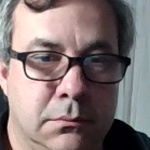
#> input picture data/SergioD/rostro_1.jpg, 150 x 150 px; its folder holds only this picture in this run
$ python entrenandoRF.py
#> lines starting #> are read from the running program, lines starting #| are printed output that depends on the picture
import cv2
from cv2 import eigen
import os
import numpy as np
dataPath='data'
peopleList=os.listdir(dataPath)
print('Lista de personas: ',peopleList)
labels=[]
facesData=[]
label=0
for nameDir in peopleList:
    personPath=dataPath+'/'+nameDir
    print('Leyendo las imagenes')
    for fileName in os.listdir(personPath):
        print('Rostros: ',nameDir+'/'+fileName)
        labels.append(label)
        facesData.append(cv2.imread(personPath+'/'+fileName,0))
        image=cv2.imread(personPath+'/'+fileName,0)
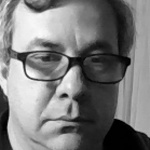
#> image: shape (150, 150); min 0, max 254, mean 123.1
        cv2.imshow('image',image)
        cv2.waitKey(10)
    label=label+1
#> pass 2 of the loop `for nameDir in peopleList:`:
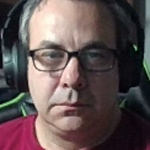
#> input picture data/ser/rostro_1.jpg, 150 x 150 px
#> `image=cv2.imread(personPath+'/'+fileName,0)`:
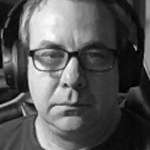
#> image: shape (150, 150); min 0, max 252, mean 86.5
print('labels= ',labels)
print('Numero de etiquetas 0: ',np.count_nonzero(np.array(labels)==0))
face_recognizer=cv2.face.EigenFaceRecognizer_create()
#Entrenando el reconocedor de rostros
print("Entrenando...")
face_recognizer.train(facesData,np.array(labels))
#Almacenando el modelo obtenido
face_recognizer.write('modeloEigenFace.xml')
print("Modelo almacenado...")
cv2.destroyAllWindows()
